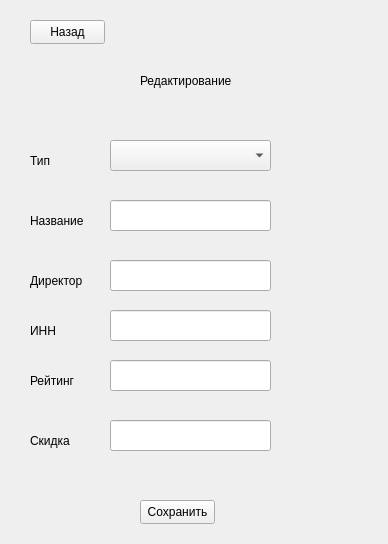
<?xml version="1.0" encoding="UTF-8"?>
<ui version="4.0">
 <class>MainWindow</class>
 <widget class="QMainWindow" name="MainWindow">
  <property name="geometry">
   <rect>
    <x>0</x>
    <y>0</y>
    <width>388</width>
    <height>544</height>
   </rect>
  </property>
  <property name="windowTitle">
   <string>MainWindow</string>
  </property>
  <widget class="QWidget" name="centralwidget">
   <widget class="QComboBox" name="comboBox_type">
    <property name="geometry">
     <rect>
      <x>110</x>
      <y>140</y>
      <width>161</width>
      <height>31</height>
     </rect>
    </property>
   </widget>
   <widget class="QLineEdit" name="lineEdit_name">
    <property name="geometry">
     <rect>
      <x>110</x>
      <y>200</y>
      <width>161</width>
      <height>31</height>
     </rect>
    </property>
   </widget>
   <widget class="QLineEdit" name="lineEdit_director">
    <property name="geometry">
     <rect>
      <x>110</x>
      <y>260</y>
      <width>161</width>
      <height>31</height>
     </rect>
    </property>
   </widget>
   <widget class="QLineEdit" name="lineEdit_inn">
    <property name="geometry">
     <rect>
      <x>110</x>
      <y>310</y>
      <width>161</width>
      <height>31</height>
     </rect>
    </property>
   </widget>
   <widget class="QLineEdit" name="lineEdit_rating">
    <property name="geometry">
     <rect>
      <x>110</x>
      <y>360</y>
      <width>161</width>
      <height>31</height>
     </rect>
    </property>
   </widget>
   <widget class="QLineEdit" name="lineEdit_discount">
    <property name="geometry">
     <rect>
      <x>110</x>
      <y>420</y>
      <width>161</width>
      <height>31</height>
     </rect>
    </property>
   </widget>
   <widget class="QLabel" name="label">
    <property name="geometry">
     <rect>
      <x>30</x>
      <y>210</y>
      <width>71</width>
      <height>21</height>
     </rect>
    </property>
    <property name="text">
     <string>Название</string>
    </property>
   </widget>
   <widget class="QLabel" name="label_2">
    <property name="geometry">
     <rect>
      <x>30</x>
      <y>270</y>
      <width>71</width>
      <height>21</height>
     </rect>
    </property>
    <property name="text">
     <string>Директор</string>
    </property>
   </widget>
   <widget class="QLabel" name="label_3">
    <property name="geometry">
     <rect>
      <x>30</x>
      <y>320</y>
      <width>71</width>
      <height>21</height>
     </rect>
    </property>
    <property name="text">
     <string>ИНН</string>
    </property>
   </widget>
   <widget class="QLabel" name="label_4">
    <property name="geometry">
     <rect>
      <x>30</x>
      <y>370</y>
      <width>71</width>
      <height>21</height>
     </rect>
    </property>
    <property name="text">
     <string>Рейтинг</string>
    </property>
   </widget>
   <widget class="QLabel" name="label_5">
    <property name="geometry">
     <rect>
      <x>30</x>
      <y>430</y>
      <width>71</width>
      <height>21</height>
     </rect>
    </property>
    <property name="text">
     <string>Скидка</string>
    </property>
   </widget>
   <widget class="QLabel" name="label_6">
    <property name="geometry">
     <rect>
      <x>30</x>
      <y>150</y>
      <width>71</width>
      <height>21</height>
     </rect>
    </property>
    <property name="text">
     <string>Тип</string>
    </property>
   </widget>
   <widget class="QPushButton" name="pushButton_save">
    <property name="geometry">
     <rect>
      <x>140</x>
      <y>500</y>
      <width>75</width>
      <height>24</height>
     </rect>
    </property>
    <property name="text">
     <string>Сохранить</string>
    </property>
   </widget>
   <widget class="QLabel" name="label_8">
    <property name="geometry">
     <rect>
      <x>140</x>
      <y>60</y>
      <width>101</width>
      <height>41</height>
     </rect>
    </property>
    <property name="text">
     <string>Редактирование</string>
    </property>
   </widget>
   <widget class="QPushButton" name="pushButton_back">
    <property name="geometry">
     <rect>
      <x>30</x>
      <y>20</y>
      <width>75</width>
      <height>24</height>
     </rect>
    </property>
    <property name="text">
     <string>Назад</string>
    </property>
   </widget>
  </widget>
 </widget>
 <resources/>
 <connections/>
</ui>
